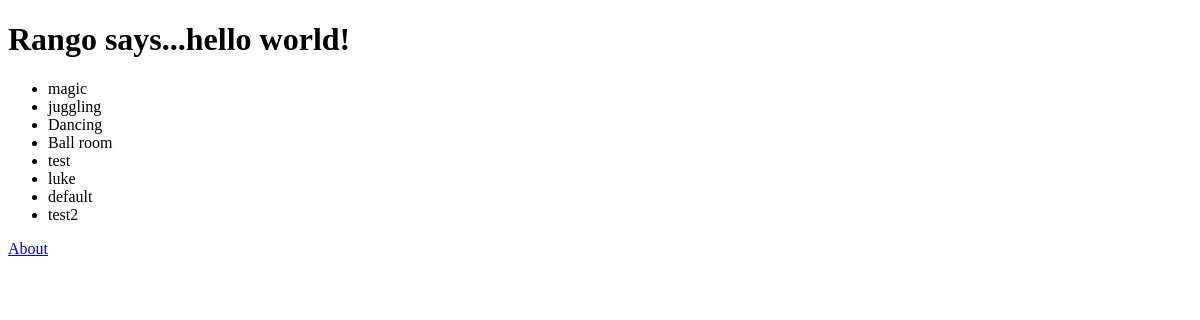
The app's page /rango/, older data.
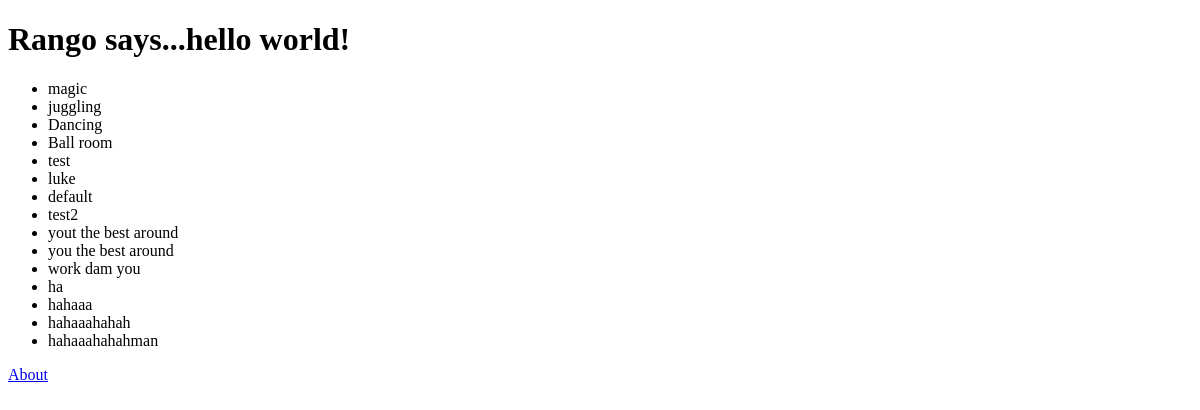
The same page, newer data.
### rango/models.py (models this page shows, shortened)
class Category(models.Model):
    name = models.CharField(max_length=128, unique=True)

### rango/views.py (the view)
def index(request):
    context = RequestContext(request)
    category_list = Category.objects.all()
    context_dict = {'boldmessage': "I am bold font from the context",
                    'categories': category_list}
    return render_to_response('rango/index.html', context_dict, context)

### templates/rango/index.html (shortened to what this page needs)
<!DOCTYPE html>
<html>
    <head>
    </head>
    <body>
        <h1>Rango says...hello world!</h1>
        {% if categories %}
            <ul>
                {% for category in categories %}
                <li>{{ category.name }}</li>
                {% endfor %}
            </ul>
        {% else %}
            <strong>There are no categories present.</strong>
        {% endif %}
        <a href="/rango/about/">About</a>
    </body>
</html>

Row changes from the older to the newer data that the page shows:
added Category: name "yout the best around"
added Category: name "you the best around"
added Category: name "work dam you"
added Category: name "ha"
added Category: name "hahaaa"
added Category: name "hahaaahahah"
added Category: name "hahaaahahahman"
